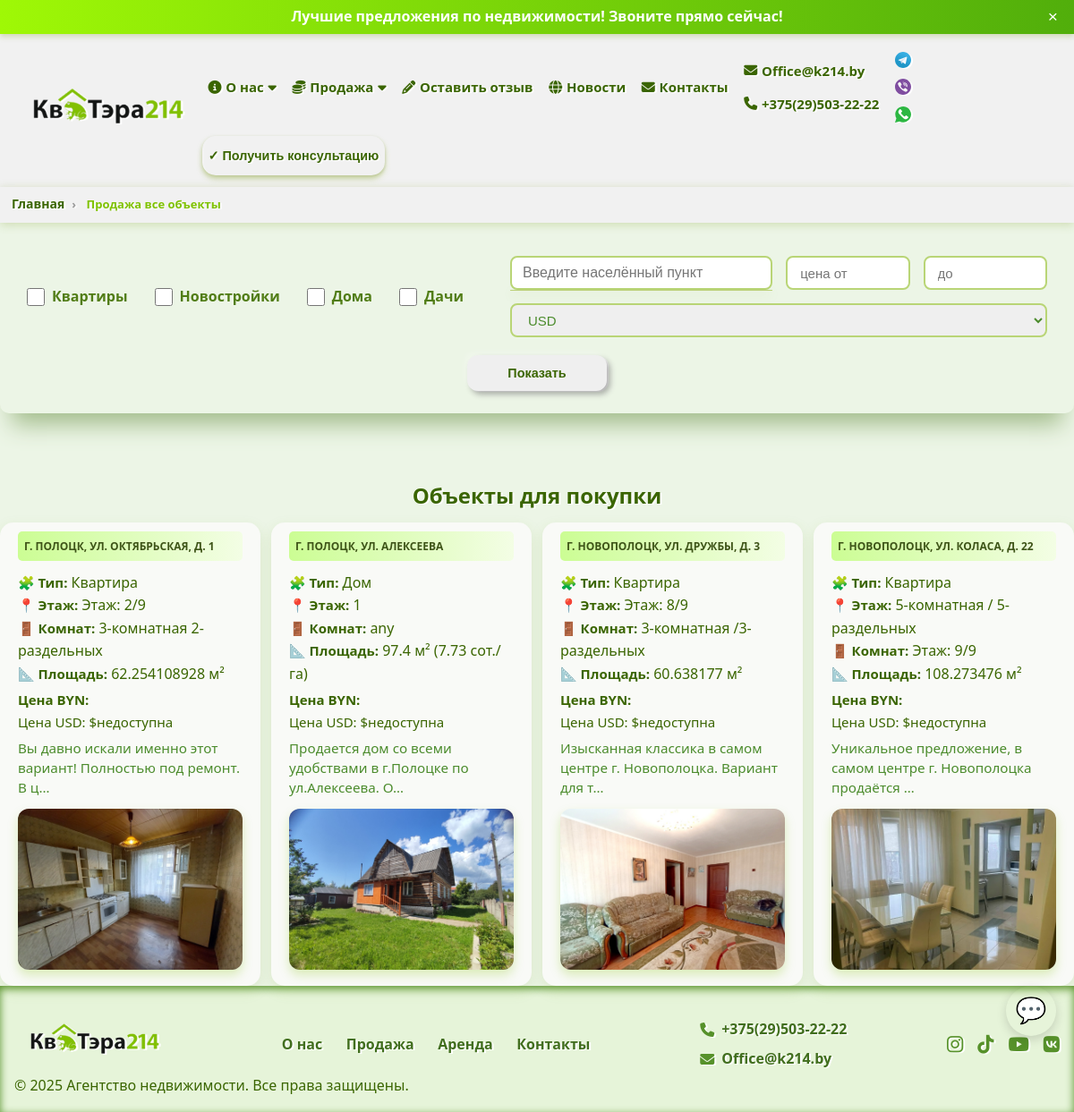
Page /sale/ on the committed database.
### webapp/models.py (models this page shows, shortened)
class Contact(models.Model):
    name = models.CharField(max_length=255)
    phone = models.CharField(max_length=20, default='phone')
    phone_two = models.CharField(max_length=20, default='phone')
    email = models.EmailField()
    class Meta:
        verbose_name = "Контакт"
        verbose_name_plural = "Контакты"

class Messengers(models.Model):
    contact = models.ForeignKey(Contact, related_name='messengers', on_delete=models.CASCADE)
    name = models.CharField(max_length=100)
    url = models.URLField()
    icon_svg = models.FileField(upload_to='messenger_svgs/', blank=True, null=True, help_text='SVG файл иконки')
    is_had = models.BooleanField(default=True, verbose_name="В верхнее меню")
    class Meta:
        verbose_name = "Мессенджеры"
        verbose_name_plural = "Мессенджеры"

class Property(models.Model):
    CURRENCY_CHOICES = [
        ('USD', 'USD'),
        ('BYN', 'BYN'),
    ]
    name = models.CharField(max_length=255, verbose_name="Имя/Адрес")
    slug = models.SlugField(max_length=255, unique=True, blank=True, null=True, verbose_name="Для адресной строки ЮРЛ")
    city_name = models.CharField(max_length=255, default='город', verbose_name="Город")  # пока оставить
    city = models.ForeignKey(City, on_delete=models.SET_NULL, null=True, blank=True, related_name='properties',
                             verbose_name="Город")
    description = models.TextField(verbose_name="Описание")
    notes = models.TextField(default='Примечание', verbose_name="Примечание")
    address = models.CharField(max_length=500, verbose_name="Адрес")
    price = models.DecimalField(max_digits=12, decimal_places=2, verbose_name="Цена")
    floor = models.TextField(help_text='Этаж', verbose_name="Этаж", default=0)
    many_rooms = models.TextField(help_text='Сколько комнат', verbose_name="Сколько комнат", default=0)
    area = models.FloatField(help_text='Площадь в квадратных метрах', verbose_name="Полщадь м/кв")
    area_ga = models.FloatField(help_text='Площадь в гектарах/сотках', verbose_name="Площадь в гектарах/сотках", null=True, blank=True)
    map_embed_html = models.TextField(
        blank=True,
        null=True,
        verbose_name="HTML-код карты (iframe)"
    )
    date_posted = models.DateField(auto_now_add=True, verbose_name="Дата добавления")
    is_sale = models.BooleanField(default=True, verbose_name="Продается")
    is_top_ten = models.BooleanField(default=True, verbose_name="Топ 10")
    is_commercial = models.BooleanField(default=True, verbose_name="Коммерческая")
    is_rent = models.BooleanField(default=True, verbose_name="Сдается в аренду")
    is_active_new = models.BooleanField(default=True, verbose_name="Новое объявление")
    is_active_newstroy = models.BooleanField(default=True, verbose_name="Новостройки")
    is_active_house = models.BooleanField(default=True, verbose_name="Дом")
    is_active_country_house = models.BooleanField(default=True, verbose_name="Загородный дом")
    is_active_apartment = models.BooleanField(default=True, verbose_name="Квартира")
    is_active_sold = models.BooleanField(default=False, verbose_name="Продан")
    contacts = models.ManyToManyField('Contact', related_name='properties', verbose_name="Контакты")
    currency = models.CharField(max_length=3, choices=[('USD', 'USD'), ('BYN', 'BYN')], default='USD', verbose_name="Валюта")
    class Meta:
        verbose_name = "Объекты"
        verbose_name_plural = "Объекты"

class PropertyPhoto(models.Model):
    property = models.ForeignKey(Property, related_name='photos', on_delete=models.CASCADE)
    photo = models.ImageField(upload_to='property_photos/')
    alt_text = models.CharField(max_length=255, blank=True)

class SocialNetwork(models.Model):
    contact = models.ForeignKey(Contact, related_name='social_networks', on_delete=models.CASCADE)
    name = models.CharField(max_length=100)
    url = models.URLField()
    icon = models.CharField(max_length=100, help_text='Название иконки (например, fa-facebook) или путь')
    is_had = models.BooleanField(default=True, verbose_name="В верхнее меню")
    class Meta:
        verbose_name = "Соц сети"
        verbose_name_plural = "Соц сети"

### webapp/views.py (the view, shortened to what this page needs)
# urls.py: path('sale/', views.sale, name='sale'),
def sale(request):
    properties = Property.objects.filter(is_sale=True)
    has_filters = False  # флаг наличия фильтров
    property_types = request.GET.getlist('property_type')
    direction = request.GET.get('direction', '').strip()
    if direction:
        has_filters = True
        properties = properties.filter(address__icontains=direction)
    price_min = request.GET.get('price_min')
    price_max = request.GET.get('price_max')
    currency = request.GET.get('currency')
    if currency and currency.upper() in dict(Property.CURRENCY_CHOICES).keys():
        has_filters = True
        properties = properties.filter(currency=currency.upper())
    properties = properties.order_by('pk')
    paginator = Paginator(properties, 12)  # 10 объектов на страницу
    page = request.GET.get('page', 1)
    try:
        properties_page = paginator.page(page)
    except PageNotAnInteger:
        properties_page = paginator.page(1)
    except EmptyPage:
        properties_page = paginator.page(paginator.num_pages)
    first_property = properties.first()
    get_params = request.GET.copy()
    if 'page' in get_params:
        del get_params['page']
    query_string = get_params.urlencode()
    context = {
        'properties': properties_page,
        'first_property': first_property,
        'has_filters': has_filters,
        'paginator': paginator,
        'page_obj': properties_page,
        'query_string': query_string,
    }
    return render(request, 'webapp/sale_page.html', context)

### webapp/context_processors.py (called while the page is built)
def contact_data(request):
    contact = Contact.objects.prefetch_related('social_networks', 'messengers').first()
    cities = City.objects.all()
    if contact:
        social_networks = contact.social_networks.filter(is_had=True)
        messengers = contact.messengers.filter(is_had=True)
    else:
        social_networks = []
        messengers = []
    return {
        'contact': contact,
        'social_networks': social_networks,
        'messengers': messengers,
        'cities': cities,
    }

def get_usd_to_byn_rate():
    url = "https://api.nbrb.by/exrates/rates/USD?parammode=2"
    response = requests.get(url)
    if response.status_code == 200:
        data = response.json()
        rate = data.get('Cur_OfficialRate')
        scale = data.get('Cur_Scale', 1)
        if rate and scale:
            return rate / scale
    return None

def currency_rates(request):
    rate = get_usd_to_byn_rate()
    return {
        'usd_to_byn_rate': rate
    }

### webapp/templatetags/currency_filters.py (called while the page is built)
@register.filter
def multiply(value, arg):
    try:
        return float(value) * float(arg)
    except (ValueError, TypeError):
        return None

### webapp/templates/webapp/sale_page.html (shortened to what this page needs)
{% extends 'main/base.html' %}
{% load currency_filters %}
{% load static %}
{% block content %}
    <nav class="breadcrumb-container" aria-label="breadcrumb">
        <ol class="breadcrumb-list">
            <li class="breadcrumb-item">
                <a href="{% url 'index' %}" class="nav-link">Главная</a>
            </li>
            <li class="breadcrumb-item active" aria-current="page">
                <a href="{% url 'sale' %}">
                    {% if has_filters %}
                        Продажа
                    {% else %}
                        Продажа все объекты
                    {% endif %}
                </a>
            </li>
        </ol>
    </nav>
    {% include 'webapp/filter_pages.html' %}
    <section>
        <div class="listing-wrapper">
            <h1 class="page-title">Объекты для покупки</h1>
            {% if properties %}
                <div class="listing-cards">
                    {% for property in properties %}
                        <article class="listing-card">
                            <h2 class="listing-title">
                                <a href="{% url 'sale_single' property.slug %}" class="listing-link">
                                    {{ property.name }}
                                </a>
                            </h2>
                            <p><b style="font-size: 15px">🧩 Тип:</b>
                                {% if property.is_active_apartment %} Квартира
                                {% elif property.is_active_house %} Дом
                                {% elif property.is_active_country_house %} Дача
                                {% elif property.is_active_new %} Новостройка
                                {% else %} Другое
                                {% endif %}
                            </p>
                            <p><b style="font-size: 15px">📍 Этаж:</b> {{ property.floor|safe }}</p>
                            <p><b style="font-size: 15px">🚪 Комнат:</b> {{ property.many_rooms|safe }}</p>
                            <p><b style="font-size: 15px">📐 Площадь:</b> {{ property.area }} м²
                                {% if property.area_ga %} ({{ property.area_ga }} сот./га) {% endif %}
                            </p>
                            <p><b style="font-size: 15px; margin-top: 13px">Цена BYN:</b>
                            </p>
                            {% if usd_to_byn_rate and property.price %}
                                <p><b style="font-size: 15px">Цена в USD: $</b> <span class="price-sale">{{ property.price }}</span></p>
                            {% else %}
                                <p style="font-size: 15px">Цена USD: $недоступна</p>
                            {% endif %}
                            <div class="listing-description">{{ property.description|truncatechars:65|safe }}</div>
                            <a href="{% url 'sale_single' property.slug %}" class="listing-photo-link">
                                {% if property.photos.all %}
                                    <div class="listing-photo-wrapper">
                                        <img src="{{ property.photos.all.0.photo.url }}"
                                             alt="{{ property.photos.all.0.alt_text }}"
                                             class="listing-photo"/>
                                    </div>
                                {% endif %}
                            </a>
                        </article>
                    {% endfor %}
                </div>
            {% endif %}
        </div>
    </section>
{% endblock %}

### templates/main/base.html (shortened to what this page needs)
{% load static %}
<!DOCTYPE html>
<html lang="ru">
<head>
    <link href="https://cdnjs.cloudflare.com/ajax/libs/font-awesome/6.4.0/css/all.min.css" rel="stylesheet"/>
    <link rel="stylesheet" href="{% static 'webapp/css/style.css' %}"/>
</head>
<body>
<div id="top-bar" class="top-bar marquee-container">
    <span class="marquee-text">Лучшие предложения по недвижимости! Звоните прямо сейчас!</span>
    <button class="close-button" aria-label="Закрыть">&times;</button>
</div>
<header class="header">
    <div class="container header-container">
        <div class="logo">
            <a href="{% url 'index' %}">
                <img src="{% static 'webapp/images/logo_kvatera.png' %}" alt="Логотип агентства"/>
            </a>
        </div>
        <nav id="navMenu" class="nav" aria-hidden="true">
            <ul class="menu">
                <li class="dropdown about-dropdown">
                    <a href="{% url 'about' %}"><i class="fa-solid fa-info-circle"></i> О нас <i
                            class="fa fa-caret-down"></i></a>
                </li>
                <li class="dropdown sale-dropdown">
                    <a href="{% url 'city_list' %}"><i class="fa-solid fa-coins"></i> Продажа <i
                            class="fa fa-caret-down"></i></a>
                </li>
                <li><a href="#" id="openReviewBtn"><i class="fas fa-pencil-alt"></i> Оставить отзыв</a></li>
                <li><a href="{% url 'contacts' %}"><i class="fa-solid fa-globe"></i> Новости</a></li>
                <li><a href="{% url 'contacts' %}"><i class="fa-solid fa-envelope"></i> Контакты</a></li>
                <li class="contacts-menu">
                    <a href="mailto:{{ contact.email|urlencode }}"><i
                            class="fa-solid fa-envelope"></i> {{ contact.email }}</a>
                    <a href="tel:{{ contact.phone|urlencode }}"><i class="fa-solid fa-phone"></i> {{ contact.phone }}
                    </a>
                </li>
                <li class="messenger-menu">
                    {% for messenger in messengers %}
                        <a href="{{ messenger.url }}" aria-label="{{ messenger.name }}" target="_blank"
                           rel="noopener noreferrer">
                            {% if messenger.icon_svg %}
                                <img src="{{ messenger.icon_svg.url }}" alt="{{ messenger.name }}"
                                     class="messengers"/>
                            {% else %}
                                {{ messenger.name }}
                            {% endif %}
                        </a>
                    {% empty %}
                        <span>Мессенджеров нет</span>
                    {% endfor %}
                </li>
                <li>
                    <button class="btn-consultation" id="openConsultationBtn">✓ Получить консультацию</button>
                </li>
            </ul>
        </nav>
    </div>
    <div id="messenger-menu-always" aria-label="Мессенджер меню" role="navigation" class="messenger-menu-always">
        <button class="messenger-toggle" aria-expanded="false" aria-controls="messenger-options">
            💬
        </button>
    </div>
</header>
{% block content %}{% endblock %}
<footer class="footer">
    <div class="container footer-container">
        <div class="footer-logo">
            <img src="{% static 'webapp/images/logo_kvatera.png' %}" alt="Логотип агентства"/>
        </div>
        <nav class="footer-menu">
            <a href="{% url 'about' %}">О нас</a>
            <a href="{% url 'sale' %}">Продажа</a>
            <a href="{% url 'rent' %}">Аренда</a>
            <a href="{% url 'contacts' %}">Контакты</a>
        </nav>
        <div class="footer-contacts">
            <p>
                <i class="fa-solid fa-phone"></i>
                <a href="tel:{{ contact.phone|urlencode }}">{{ contact.phone }}</a>
            </p>
            <p>
                <i class="fa-solid fa-envelope"></i>
                <a href="mailto:{{ contact.email|urlencode }}">{{ contact.email }}</a>
            </p>
        </div>
        <div class="footer-social">
            {% for social in contact.social_networks.all %}
                <a href="{{ social.url }}" aria-label="{{ social.name }}" target="_blank" rel="noopener noreferrer">
                    <i class="{{ social.icon }}"></i>
                </a>
            {% empty %}
                <p>Соцсетей нет</p>
            {% endfor %}
        </div>
    </div>
    <div class="copyright">
        &copy; 2025 Агентство недвижимости. Все права защищены.
    </div>
</footer>
</body>
</html>

### rows in the picture
Contact: email "Office@k214.by", phone "+375(29)503-22-22"
Messengers: icon_svg (picture)
Messengers: icon_svg (picture)
Messengers: icon_svg (picture)
Property: name "Г. ПОЛОЦК, УЛ. ОКТЯБРЬСКАЯ, Д. 1", is_active_apartment "Квартира", floor "Этаж: 2/9", many_rooms "3-комнатная 2-раздельных", area "62.254108928", description "Вы давно искали именно этот вариант! Полностью под ремонт. В ц…", photos.all.0.photo (picture)
Property: name "Г. ПОЛОЦК, УЛ. АЛЕКСЕЕВА", is_active_apartment "Дом", floor "1", many_rooms "any", area "97.4", area_ga "7.73", description "Продается дом со всеми удобствами в г.Полоцке по ул.Алексеева. О…", photos.all.0.photo (picture)
Property: name "Г. НОВОПОЛОЦК, УЛ. ДРУЖБЫ, Д. 3", is_active_apartment "Квартира", floor "Этаж: 8/9", many_rooms "3-комнатная /3-раздельных", area "60.638177", description "Изысканная классика в самом центре г. Новополоцка. Вариант для т…", photos.all.0.photo (picture)
Property: name "Г. НОВОПОЛОЦК, УЛ. КОЛАСА, Д. 22", is_active_apartment "Квартира", floor "5-комнатная / 5-раздельных", many_rooms "Этаж: 9/9", area "108.273476", description "Уникальное предложение, в самом центре г. Новополоцка продаётся …", photos.all.0.photo (picture)
